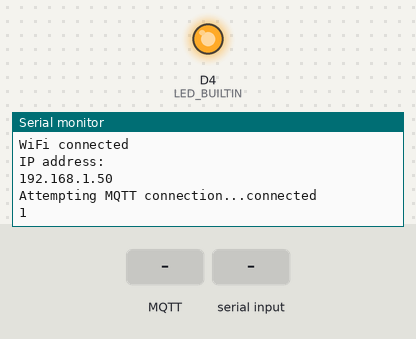
Bench run of a sketch on a simulated ESP8266 (NodeMCU). On the bench: output pins drawn as LEDs (lit = HIGH, except the on-board LED, lit = LOW), the last lines printed to the serial monitor. The inputs (shaded band) are chosen by the test bench. WiFi joins after 1.5 s; servers stay silent unless stated; random numbers use the default seed unless the sketch sets one; no MQTT or app messages arrive unless stated.

Above: at 2.7 s.
2.8 s: MQTT message "p2808" arrives on the first subscribed topic
At 4.0 s:
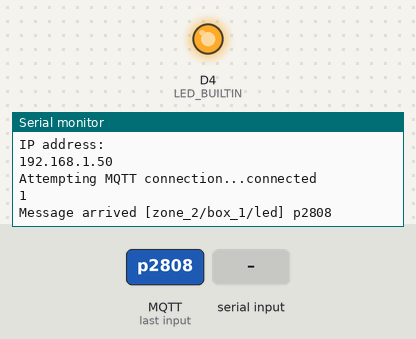
4.3 s: "p2808\n" received over the second serial link
At 5.5 s:
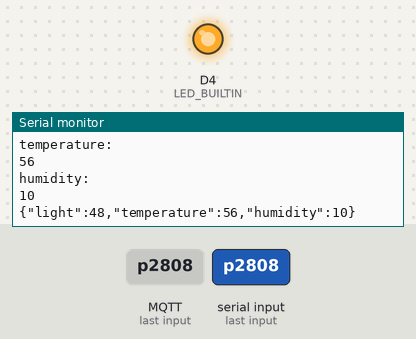
5.8 s: MQTT message "1" arrives on the first subscribed topic
At 6.9 s:
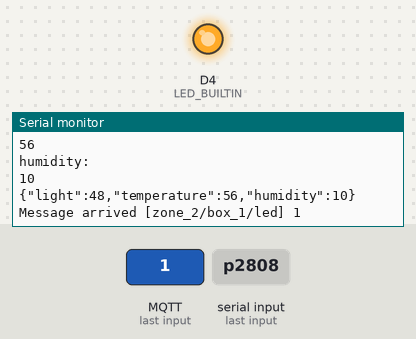
7.3 s: MQTT message "on" arrives on the first subscribed topic
At 8.2 s:
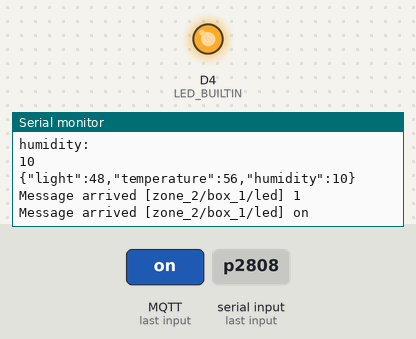
Timing chart, 0 to 9.8 s (numbered marks = the images above; inputs shaded):
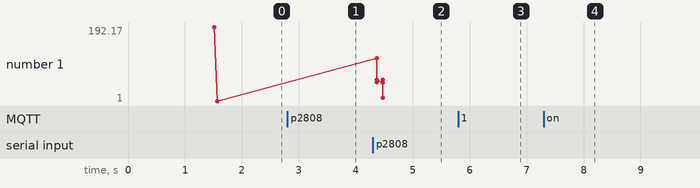

The sketch:

Thao_wifi_cam_bien_anh_sang.ino
```cpp
#include <ESP8266WiFi.h>
#include "PubSubClient.h"
#include "ArduinoJson.h"
#include <SoftwareSerial.h>
#include <ArduinoOTA.h>
#include <ESP8266WebServer.h>
#include <ESP8266mDNS.h>
#include <ESP8266HTTPUpdateServer.h>


const byte RX = D1;
const byte TX = D2;

SoftwareSerial mySerial = SoftwareSerial(RX, TX, false, 256);

//#define mqtt_server " iot.eclipse.org"
#define mqtt_server "192.168.0.198"
#define mqtt_topic_pub "v1/devices/me/telemetry"
//#define mqtt_topic_pub "test"
//#define mqtt_topic_sub "light/switch"
#define mqtt_topic_sub "zone_2/box_1/led"
#define mqtt_topic_check_status "light/status"


//IPAddress staticIP(192,168,60,175);   // Phong may
IPAddress staticIP(192,168,0,171);   // Phong can bo
//IPAddress staticIP(192,168,60,176);   // Phong ngoai

IPAddress gateway(192,168,0,1);
IPAddress subnet(255,255,255,0);

const char *ssid =  "HPCC_IOT";     /// replace with/ your wifi ssid and wpa2 key./
const char *pass =  "hpcc_iot";
//const char* ssid = "ThuyHuong";/
//const char* pass = "09061994";/
//const char* ssid = "p2808";
//const char* pass = "20112010";
//const char* host = "esp8266-webupdate";

//ESP8266WebServer httpServer(80);
//ESP8266HTTPUpdateServer httpUpdater;

WiFiClient ESPclient;
PubSubClient client(ESPclient);

long lastMsg = 0;
char msg[50];
int value = 0;


//unsigned long time = 0;
void setup_wifi();

void setup()
{
      Serial.begin(115200);
      mySerial.begin(115200);
      setup_wifi();
//      WiFi.mode(WIFI_STA);
      client.setServer(mqtt_server, 1883);
      client.setCallback(callback);
      pinMode(LED_BUILTIN, OUTPUT);
      digitalWrite(LED_BUILTIN, LOW);

//      MDNS.begin(host);
//
//      httpUpdater.setup(&httpServer);
//      httpServer.begin();
//
//      MDNS.addService("http", "tcp", 80);
//      Serial.printf("HTTPUpdateServer ready! Open http://%s.local/update in your browser\n", host);

}

void setup_wifi(){
      delay(10);
      Serial.println("Connecting to ");
      Serial.println(ssid);

      WiFi.begin(ssid, pass);
      WiFi.config(staticIP, gateway, subnet);

      while (WiFi.status() != WL_CONNECTED)
      {
        delay(500);
        Serial.print(".");
      }
      Serial.println("");
      Serial.println("WiFi connected");
      Serial.println("IP address: ");
      Serial.println(WiFi.localIP());
}

// Ham callback de nhan du lieu
void callback(char* topic, byte* payload, unsigned int length) {
      Serial.print("Message arrived [");
      Serial.print(topic);
      Serial.print("] ");

      if(strcmp(topic,mqtt_topic_sub)==0){
         payload[length] = '\0';  // Cắt bỏ dữ liệu thừa
         char inData[80];
         char payload_string[100];
         strncpy(payload_string, (char*)payload,sizeof(payload_string)); // chuyển về dàng char
         Serial.println(payload_string);
         mySerial.print(payload_string);
         client.publish(mqtt_topic_check_status, payload_string);
      }
      Serial.println();
}

void reconnect() {
      // Loop until we're reconnected
      while (!client.connected()) {
        Serial.print("Attempting MQTT connection...");
        // Create a random client ID
        String clientId = "ESP8266Client-";
        clientId += String(random(0xffff), HEX);
        // Attempt to connect
        // hpcc_5ce04840
        if (client.connect(clientId.c_str()), "HPCC_Light_Temp_Humi") {
          Serial.println("connected");
          // Once connected, publish an announcement...
          client.publish(mqtt_topic_pub, "hello world");
          // ... and resubscribe
          boolean boo = client.subscribe(mqtt_topic_sub);
          Serial.println(boo);
        } else {
          Serial.print("failed, rc=");
          Serial.print(client.state());
          Serial.println(" try again in 5 seconds");
          // Wait 5 seconds before retrying
          delay(5000);
        }
      }
}

// Nhan du lieu tu arduino va publish/subscribe len server
int light=0;
int temperature = 0;
int humidity = 0;

StaticJsonBuffer<200> jsonBuffer;
JsonObject& json_buffer = jsonBuffer.createObject();
char buffer_weather[200];

void loop()
{
//  httpServer.handleClient();
  // Kiem tra ket noi
  if (!client.connected()){
    reconnect();
  }

  client.loop();
  if(mySerial.available() > 0){
    light = mySerial.read();
    temperature = mySerial.read();
    humidity = mySerial.read();
    Serial.println("light: ");
    Serial.println(light);
    Serial.println("temperature: ");
    Serial.println(temperature);
    Serial.println("humidity: ");
    Serial.println(humidity);

//    Serial.println(light);
    long now = millis();
//    if (now - lastMsg > 100){
      lastMsg = now;

      json_buffer["light"] = light;
      json_buffer["temperature"] = temperature;
      json_buffer["humidity"] = humidity;

      json_buffer.printTo(buffer_weather, sizeof(buffer_weather));
      Serial.println(buffer_weather);
      client.publish(mqtt_topic_pub, buffer_weather);

//    }
  }
  delay(100);

}
```

Measured:
- after the input at 2.8 s, the serial monitor: prints a new line after 0.07 s (image 1)
- after the input at 4.3 s, the serial monitor: prints a new line after 0.07 s (image 2)
- after the input at 5.8 s, the serial monitor: prints a new line after 0.08 s (image 3)
- after the input at 7.3 s, the serial monitor: prints a new line after 0.09 s (image 4)
- plotted number 1: 1 → 10 after the input at 4.3 s
